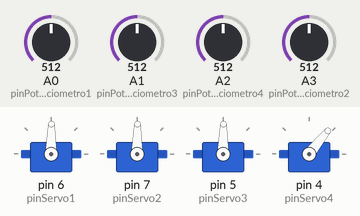
A sketch run on a simulated Arduino Uno, built with avr-gcc and run on an emulated ATmega328P. Shown: 4 × servo. The inputs (shaded band) are chosen by the test bench; at power-on: A0 (pinPotenciometro1) = 512, A1 (pinPotenciometro3) = 512, A2 (pinPotenciometro4) = 512, A3 (pinPotenciometro2) = 512.

Above: at 1.2 s.
1.3 s: A0 (pinPotenciometro1) set to 716
At 1.7 s:
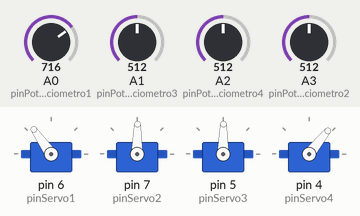
2.8 s: A1 (pinPotenciometro3) set to 716
At 4.0 s:
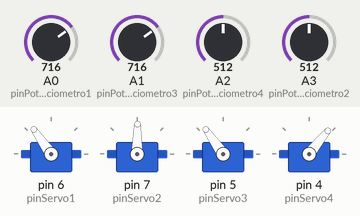
4.3 s: A2 (pinPotenciometro4) set to 716
At 5.2 s:
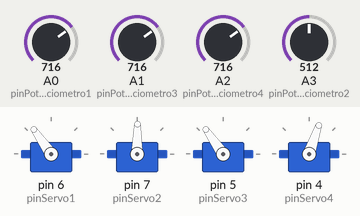
5.8 s: A3 (pinPotenciometro2) set to 716
At 6.3 s:
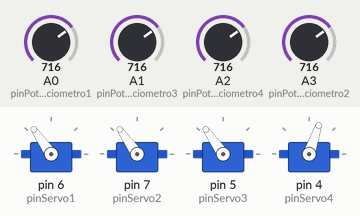
7.3 s: A0 (pinPotenciometro1) set to 992
At 8.5 s:
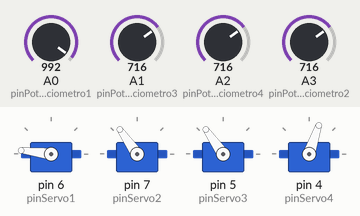
8.8 s: A1 (pinPotenciometro3) set to 992
At 9.8 s:
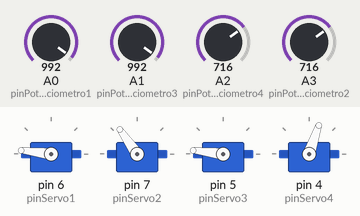
Timing chart, 0 to 11.3 s (numbered marks = the images above; inputs shaded):
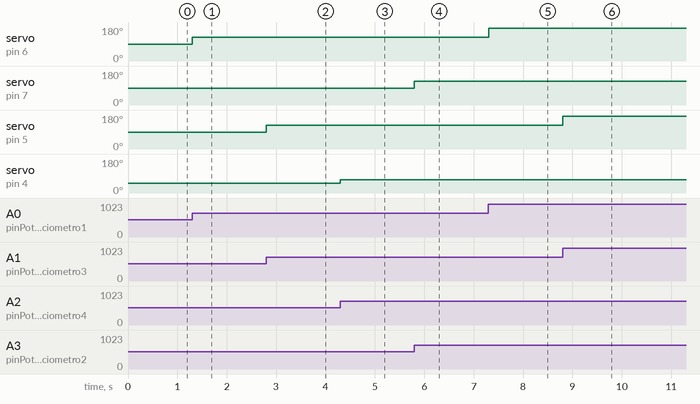

Measured:
- after the input at 1.3 s, servo on pin 6 (pinServo1): 89° → 125° at once
- after the input at 2.8 s, servo on pin 5 (pinServo3): 89° → 125° at once
- after the input at 4.3 s, servo on pin 4 (pinServo4): 51° → 71° at once
- after the input at 5.8 s, servo on pin 7 (pinServo2): 89° → 125° at once
- after the input at 7.3 s, servo on pin 6 (pinServo1): 125° → 173° at once
- after the input at 8.8 s, servo on pin 5 (pinServo3): 125° → 173° at once

The sketch:

sketch_mar07a.ino
```cpp
 #include <Servo.h>

#define pinServo1 6//base
#define pinServo2 7//subi e descer
#define pinServo3 5//reto
#define pinServo4 4//garra
#define pinPotenciometro4 A2
#define pinPotenciometro1 A0//garra
#define pinPotenciometro2 A3
#define pinPotenciometro3 A1

Servo servo1;
Servo servo2;
Servo servo3;
Servo servo4;

void setup() {
servo1.attach(pinServo1);
Serial.begin(9600);

servo2.attach(pinServo2);
Serial.begin(9600);

servo3.attach(pinServo3);
Serial.begin(9600);

servo4.attach(pinServo4);
Serial.begin(9600);
}

void loop() {
int lido1 = analogRead(pinPotenciometro1);
byte angulo1 = map(lido1, 0, 1023, 0, 179);

int lido2 = analogRead(pinPotenciometro2);
byte angulo2 = map(lido2, 0, 1023, 0, 179);


int lido3 = analogRead(pinPotenciometro3);
byte angulo3 = map(lido3, 0, 1023, 0, 179);

int lido4 = analogRead(pinPotenciometro4);
byte angulo4 = map(lido4,  0, 600, 0, 60);


servo1.write(angulo1);
servo2.write(angulo2);
servo3.write(angulo3);
servo4.write(angulo4);


}
```
